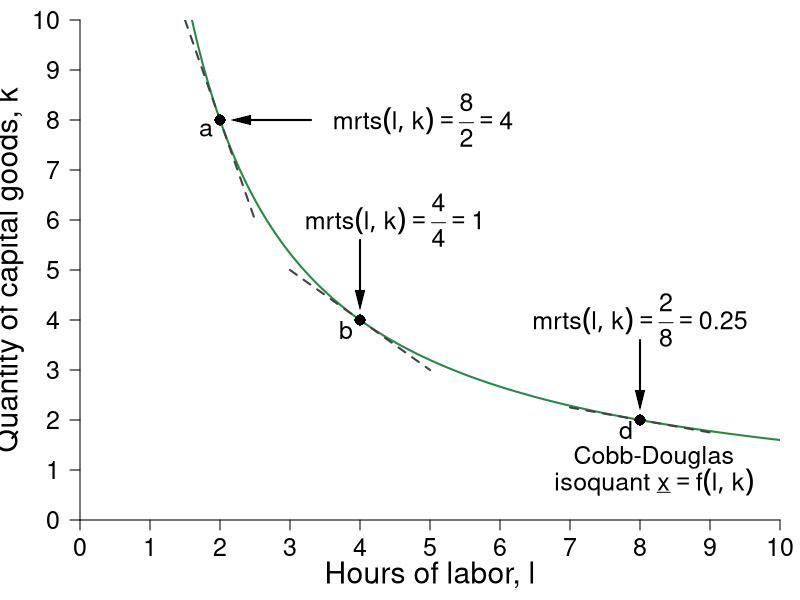

Write the R code that produced this figure.
#Graph Designer: Simon Halliday
#Authors: Bowles, Foley and Halliday
#Title: Coordination, Conflict and Competition: A Text in Microeconomics

library(shape)
pdf(file = "specprodexch/isoquant_trs.pdf", width = 7, height = 7)

#Set parameters for graphics
pointsize <- 1.8
axislabelsize <- 1.8
labelsize <- 1.5
namesize <- 1.8
annotatesize <- 1.5
graphlinewidth <- 2
segmentlinewidth <- 1.5


COL <- c("#7fc97f", "#beaed4", "#fdc086", "#ffff99", "#386cb0", "#f0027f", "#bf5b17", "#666666")
COLA <- c("#e0f3db", "#99d8c9","#66c2a4","#41ae76", "#238b45", "#005824")
COLB <- c("#c6dbef", "#4eb3d3", "#2b8cbe", "#0868ac","#084081")

#Edited the margins to cater for the larger LHS labels
par(mar =  c(4, 4, 1, 1))

uFn <- function(x, y, alpha = 0.5){
  (x^alpha)*(y^(1 - alpha))
}

indiffA <- function(x, alpha = 0.5, uA = 5) {
  (uA / x^alpha)^(1/(1 - alpha))
}

trsline <- function(x, constant = 10, slope = 4){
  constant - (slope)*x
}

xlims <- c(0, 10)
ylims <- c(0, 10)

npts <- 501 
x <- seq(xlims[1], xlims[2], length.out = npts)
y <- seq(ylims[1], ylims[2], length.out = npts) 
a <- c(2, 4, 6)

plot(0, 0, xlim = xlims, ylim = ylims, type = "n",
     xlab = expression(paste("")),
     ylab = expression(paste("")), 
     xaxt = "n", 
     yaxt = "n", 
     cex.lab = axislabelsize, 
     bty = "n", 
     xaxs = "i", 
     yaxs = "i"
)


ticksy <- seq(from = 0, to = ylims[2], by = 1)
ylabels <- seq(from = 0, to = ylims[2], by = 1)
ticksx <- seq(from = 0, to = xlims[2], by = 1)
xlabels <- seq(from = 0, to = xlims[2], by = 1)

axis(1, at = ticksx, pos = 0, labels = xlabels, cex.axis = labelsize)
axis(2, at = ticksy, pos = 0, labels = ylabels, las = 1, cex.axis = labelsize)

npts <- 500 
xx1 <- seq(xlims[1], xlims[2], length.out = npts)
xx2 <- seq(0, xlims[2], length.out = npts)
xx3 <- seq(1.5, 2.5, length.out = npts)
xx4 <- seq(3, 5, length.out = npts)
xx5 <- seq(7, 9, length.out = npts)

#Draw the graphs
lines(xx1, indiffA(xx1, alpha = 0.5, uA = 4), col = COLA[5], lwd = graphlinewidth)
lines(xx3, trsline(xx3, constant = 16), col = "grey26", lty = 2, lwd = graphlinewidth)
lines(xx4, trsline(xx4, constant = 8, slope = 1), col = "grey26", lty = 2, lwd = graphlinewidth)
lines(xx5, trsline(xx5, constant = 4, slope = 0.25), col = "grey26", lty = 2, lwd = graphlinewidth)

#Axis labels
text(0.5*xlims[2], -1.1, expression(paste("Hours of labor, ", l)), xpd = TRUE, cex = axislabelsize) 
text(-1, 0.5*ylims[2], expression(paste("Quantity of capital goods, ", k)), xpd = TRUE, cex = axislabelsize, srt = 90) 

#Label the indifference curves
text(8.2, 1.25, expression("Cobb-Douglas"), cex = labelsize, xpd = TRUE)
text(8.2, 0.75, expression(paste("isoquant ", underline(x) ==f(l,k))), cex = labelsize, xpd = TRUE)

text(8, 4, expression(paste(mrts(l,k) == frac(2,8), phantom() == 0.25)), cex = labelsize, xpd = TRUE)
Arrows(8, 3.6, 8, 2.4, col = "black", lty = 1, lwd = 2, arr.type = "triangle", arr.lwd = 0.5)

text(4.5, 6, expression(paste(mrts(l,k) == frac(4,4), phantom()==1)), cex = labelsize)
Arrows(4, 5.6, 4, 4.4, col = "black", lty = 1, lwd = 2, arr.type = "triangle", arr.lwd = 0.5)

text(4.9, 8, expression(paste(mrts(l,k) == frac(8,2), phantom() == 4)), cex = labelsize)
Arrows(3.3, 8, 2.3, 8, col = "black", lty = 1, lwd = 2, arr.type = "triangle", arr.lwd = 0.5)


#Label feasible and infeasible
#Label removed for now
#text(8, 9, expression(paste(mrts(l,k) == frac(x[l], x[k]), phantom() == frac(mp[l], mp[k]), phantom() == -frac(dk,dl))), cex = labelsize, xpd = TRUE)


#Annotate points (4,4),(2,8),(8,2) on feasibility frontier
text(3.8, 3.8, expression(paste(b)), cex = labelsize)
points(4, 4, pch = 16, col = "black", cex = 1.5)

text(1.8, 7.8, expression(paste(a)), cex = labelsize)
points(2, 8, pch = 16, col = "black", cex = 1.5)

text(7.8, 1.8, expression(paste(d)), cex = labelsize)
points(8, 2, pch = 16, col = "black", cex = 1.5)


dev.off()
